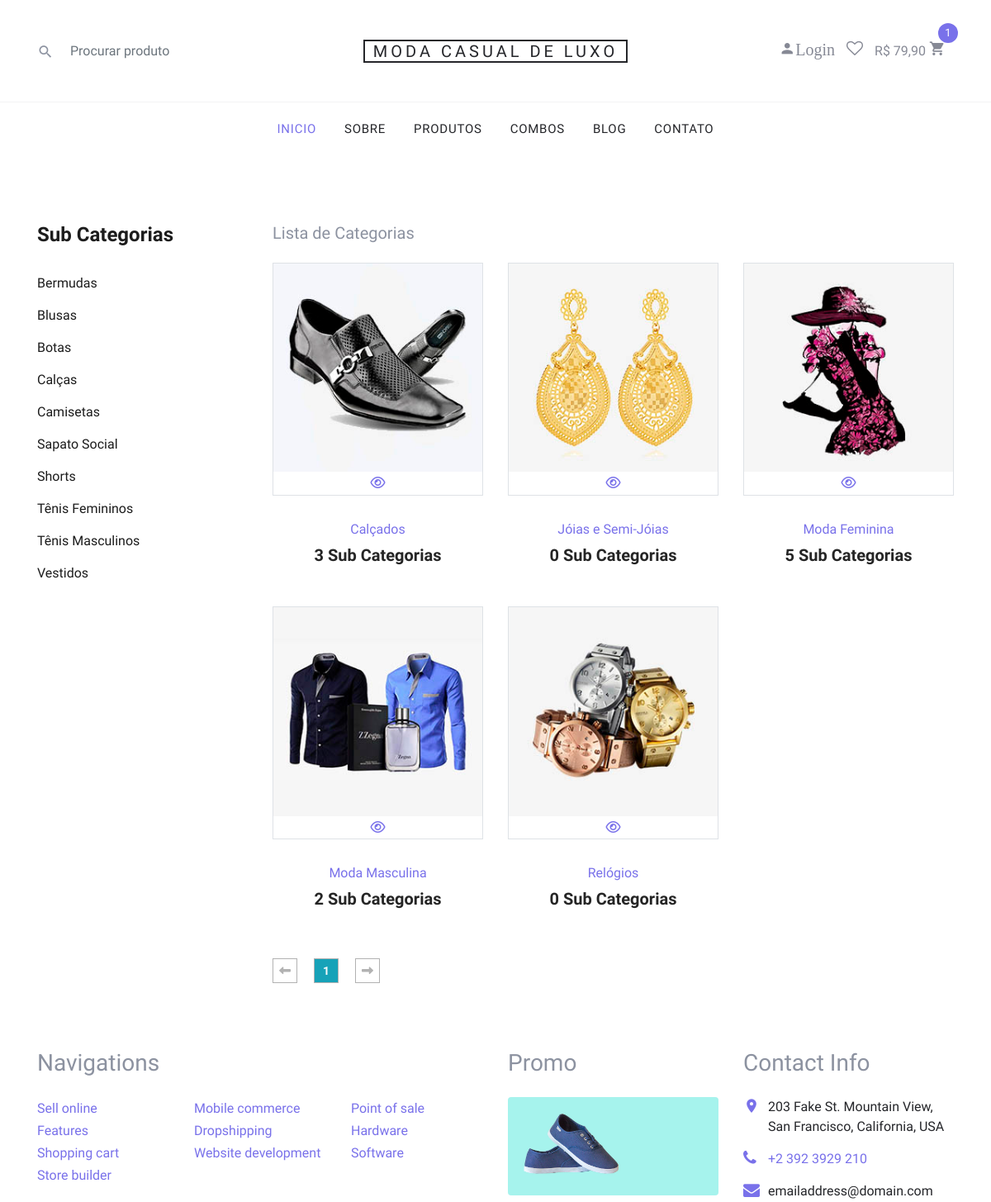
Page /lojaVirtualPHP/categorias.php (upper part) on the earlier database version.
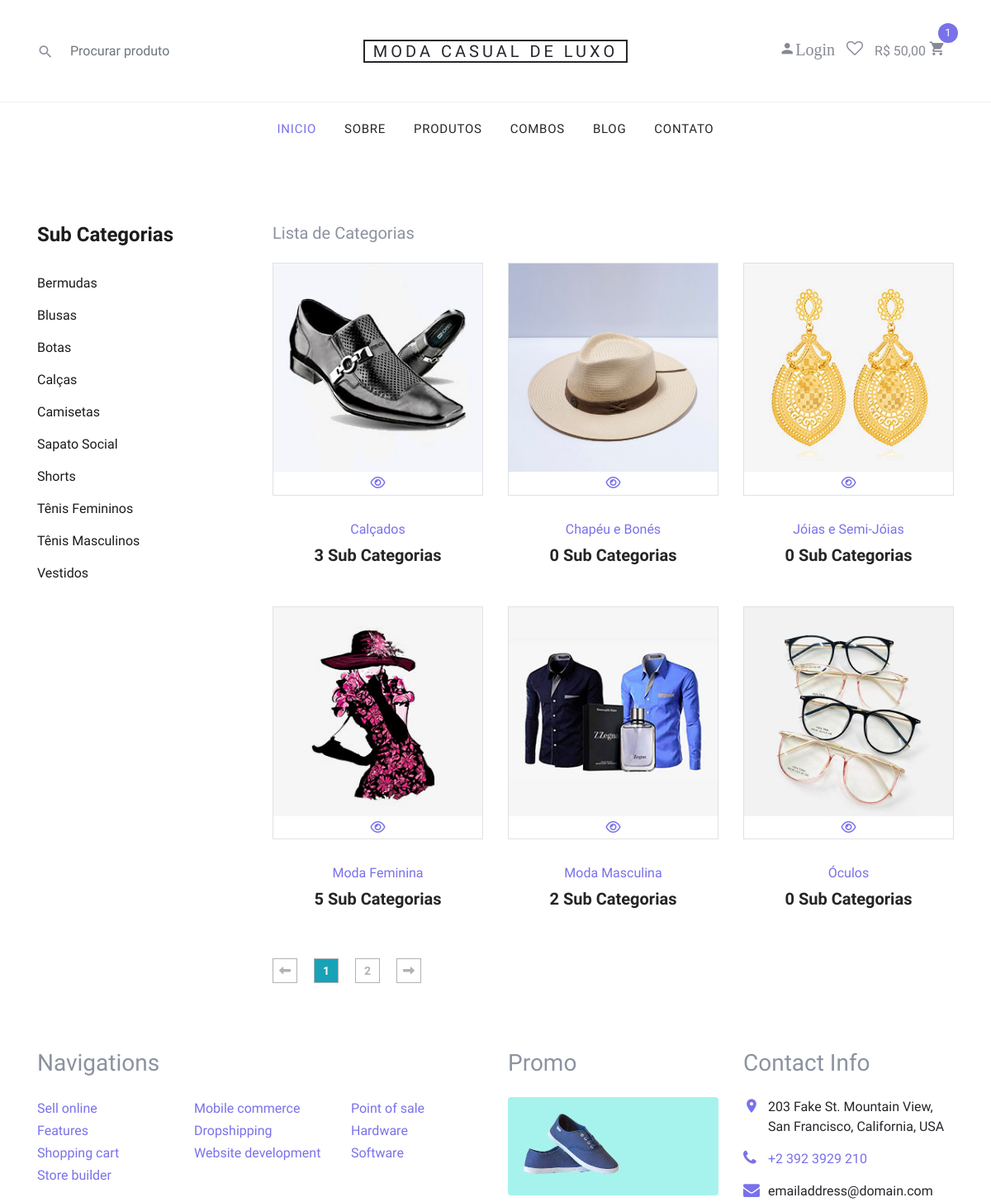
Same page on the later database version.
### tables this page shows
CREATE TABLE `produtos` (
  `id` int(11) NOT NULL AUTO_INCREMENT,
  `categoria` int(11) NOT NULL,
  `sub_categoria` int(11) NOT NULL,
  `nome` varchar(100) NOT NULL,
  `nome_url` varchar(100) NOT NULL,
  `descricao` varchar(1000) NOT NULL,
  `descricao_longa` text NOT NULL,
  `valor` decimal(10,2) NOT NULL,
  `imagem` varchar(100) NOT NULL,
  `estoque` int(11) NOT NULL,
  `tipo_envio` int(11) NOT NULL,
  `palavras` varchar(250) NOT NULL,
  `ativo` varchar(5) NOT NULL,
  `peso` double(8,2) DEFAULT NULL,
  `largura` int(11) DEFAULT NULL,
  `altura` int(11) DEFAULT NULL,
  `comprimento` int(11) DEFAULT NULL,
  `modelo` varchar(100) DEFAULT NULL,
  `valor_frete` decimal(8,2) DEFAULT NULL,
  `promocao` varchar(5) NOT NULL,
  `vendas` int(11) DEFAULT NULL,
  PRIMARY KEY (`id`)
);

CREATE TABLE `carrinho` (
  `id` int(11) NOT NULL,
  `id_usuario` int(11) NOT NULL,
  `id_produto` int(11) NOT NULL,
  `quantidade` int(11) NOT NULL,
  `id_venda` int(11) NOT NULL,
  `data` date NOT NULL,
  `combo` varchar(5) NOT NULL
);

CREATE TABLE `sub_categorias` (
  `id` int(11) NOT NULL AUTO_INCREMENT,
  `nome` varchar(50) NOT NULL,
  `nome_url` varchar(50) NOT NULL,
  `imagem` varchar(100) NOT NULL,
  `id_categoria` int(11) NOT NULL,
  PRIMARY KEY (`id`)
);

CREATE TABLE `categorias` (
  `id` int(11) NOT NULL AUTO_INCREMENT,
  `nome` varchar(50) NOT NULL,
  `nome_url` varchar(50) NOT NULL,
  `imagem` varchar(100) NOT NULL,
  PRIMARY KEY (`id`)
);

### lojaVirtualPHP/config.php (called while the page is built, shortened)
<?php
$Gnome_loja = 'Moda casual de luxo';
$itens_por_pagina = 6;
?>

### lojaVirtualPHP/categorias.php (the view, shortened to what this page needs)
<?php
require_once("cabecalho.php");
?>
<?php
if(@$_GET['pagina'] != null){
    $pag = $_GET['pagina'];
}else{
    $pag = 0;
}
$limite = $pag * @$itens_por_pagina;
$pagina = $pag;
$nome_pag = 'categorias.php';
 ?>
<section class="product spad">
    <div class="container">
        <div class="row">
            <div class="col-lg-3 col-md-5">
                <div class="sidebar">
                    <div class="sidebar__item">
                        <h4>Sub Categorias</h4>
                        <ul>
                            <?php
                            $query = $pdo->query("SELECT * FROM sub_categorias order by nome asc ");
                            $res = $query->fetchAll(PDO::FETCH_ASSOC);
                            for ($i=0; $i < count($res); $i++) {
                              $nome = $res[$i]['nome'];
                              $nome_url = $res[$i]['nome_url'];
                              ?>
                              <li><a href="produtos-<?php echo $nome_url ?>"><?php echo $nome ?></a></li>
                          <?php } ?>
                      </ul>
                  </div>
              </div>
          </div>
          <div class="col-lg-9 col-md-7">
<h5>Lista de Categorias</h5>
            <div class="row mt-4">
               <?php
               $query = $pdo->query("SELECT * FROM categorias order by nome asc LIMIT $limite, $itens_por_pagina");
               $res = $query->fetchAll(PDO::FETCH_ASSOC);
               for ($i=0; $i < count($res); $i++) {
                  $nome = $res[$i]['nome'];
                  $imagem = $res[$i]['imagem'];
                  $nome_url = $res[$i]['nome_url'];
                  $id = $res[$i]['id'];
                  $query2 = $pdo->query("SELECT * FROM sub_categorias where id_categoria = '$id' ");
                  $res2 = $query2->fetchAll(PDO::FETCH_ASSOC);
                  $total_itens = @count($res2);
                  $query3 = $pdo->query("SELECT * FROM categorias ");
                  $res3 = $query3->fetchAll(PDO::FETCH_ASSOC);
                  $num_total = @count($res3);
                  $num_paginas = ceil($num_total/$itens_por_pagina);
                  ?>
                  <div class="col-lg-4 col-md-6 col-sm-6">
                    <div class="product__item">
                        <div>
<a href="sub-categoria-de-<?php echo $nome_url ?>"><figure class="block-4-image text-center border">
                    <img src="img/categorias/<?php echo $imagem ?>" alt="Image placeholder" class="img-fluid">
                    <i class="fa fa-eye"></i>
                  </figure></a>
                        </div>
                        <div class="product__item__text">
                            <a href="sub-categoria-de-<?php echo $nome_url ?>"><h6><?php echo $nome ?></h6>
                                <h5><?php echo $total_itens ?> Sub Categorias</h5></a>
                            </div>
                        </div>
                    </div>
                <?php } ?>
            </div>
            <div class="product__pagination">
                <a href="<?php echo $nome_pag ?>?pagina=0"><i class="fa fa-long-arrow-left"></i></a>
                <?php
                    for($i = 0; $i < @$num_paginas; $i++){
                        $estilo = '';
                        if($pagina == $i){
                            $estilo = 'bg-info text-light';
                        }
                        if($pagina >= ($i - 2) && $pagina <= ($i + 2)){ ?>
                         <a href="<?php echo $nome_pag ?>?pagina=<?php echo $i ?>" class="<?php echo $estilo ?>"><?php echo $i + 1 ?></a>
                       <?php }
                    }
                 ?>
                <a href="<?php echo $nome_pag ?>?pagina=<?php echo $num_paginas - 1 ?>"><i class="fa fa-long-arrow-right"></i></a>
            </div>
        </div>
    </div>
</div>
</section>
<?php
require_once("rodape.php");
?>

### lojaVirtualPHP/cabecalho.php (shortened to what this page needs)
<?php require_once("config.php");
require_once("conexao.php");
$id_usuario = @$_SESSION['id_usuario'];
$res = $pdo->query("SELECT * from carrinho where id_usuario = '$id_usuario' and id_venda = 0 order by id asc");
$dados = $res->fetchAll(PDO::FETCH_ASSOC);
$linhas = count($dados);
for ($i=0; $i < count($dados); $i++) {
$combo = $dados[$i]['combo'];
$id_produto = $dados[$i]['id_produto'];
 $quantidade = $dados[$i]['quantidade'];
 if($combo == 'Sim'){
   $res_p = $pdo->query("SELECT * from combos where id = '$id_produto' ");
 }else{
  $res_p = $pdo->query("SELECT * from produtos where id = '$id_produto' ");
 }
 $dados_p = $res_p->fetchAll(PDO::FETCH_ASSOC);
 if($combo == 'Sim'){
  $promocao = "";
  $pasta = "combos";
 }else{
  $promocao = @$dados_p[0]['promocao'];
 }
 if($promocao == 'Sim'){
  $queryp = $pdo->query("SELECT * FROM promocoes where id_produto = '$id_produto' ");
  $resp = $queryp->fetchAll(PDO::FETCH_ASSOC);
  $valor = $resp[0]['valor'];
}else{
  $valor = @$dados_p[0]['valor'];
}
$total_item = $valor * $quantidade;
@$total = @$total + $total_item;
}
@$total_c = number_format(@$total, 2, ',', '.');
?>
<!DOCTYPE html>
<html lang="en">
  <head>
    <link href="https://cdn.jsdelivr.net/npm/bootstrap@5.1.3/dist/css/bootstrap.min.css" rel="stylesheet">
     <link rel="stylesheet" href="cssH/style.css" type="text/css">
    <link rel="stylesheet" href="fonts/icomoon/style.css">
    <link rel="stylesheet" href="css/bootstrap.min.css">
    <link rel="stylesheet" href="css/magnific-popup.css">
    <link rel="stylesheet" href="css/jquery-ui.css">
    <link rel="stylesheet" href="css/owl.carousel.min.css">
    <link rel="stylesheet" href="css/owl.theme.default.min.css">
    <link rel="stylesheet" href="css/aos.css">
    <link rel="stylesheet" href="css/style.css">
    <link rel="stylesheet" href="css/meustyle.css">
  </head>
  <body>
  <div class="site-wrap">
    <header class="site-navbar" role="banner">
      <div class="site-navbar-top">
        <div class="container">
          <div class="row align-items-center">
            <div class="col-6 col-md-4 order-2 order-md-1 site-search-icon text-left">
              <form action="lista-produtos.php" class="site-block-top-search">
                <span class="icon icon-search2"></span>
                <input type="text" name="txtBuscar" class="form-control border-0" placeholder="Procurar produto">
              </form>
            </div>
            <div class="col-12 mb-3 mb-md-0 col-md-4 order-1 order-md-2 text-center">
              <div class="site-logo">
                <a href="index.php" class="js-logo-clone"><?php echo $Gnome_loja ?></a>
              </div>
            </div>
            <div class="col-6 col-md-4 order-3 order-md-3 text-right">
              <div class="site-top-icons">
                <ul>
                <?php
                     if(@$_SESSION['id_usuario'] == null || @$_SESSION['nivel_usuario'] != 'Cliente'){
                 ?>
                <li><a href="sistema/index.php"><span class="icon icon-person">Login</span> </a></li>
            <?php }else{ ?>
                <a href="sistema/painel-cliente"><span class="icon icon-person"></span> Painel</a>
            <?php } ?>
                  <li><a href="#"><span class="icon icon-heart-o"></span></a></li>
                  <li>
                    <a href="carrinho.php" class="site-cart">
                      <span class=""> R$ <?php echo $total_c . " " ?></span>
                      <span class="icon icon-shopping_cart"></span>
                      <span class="count"> <?php echo $linhas ?> </span>
                    </a>
                  </li>
                </ul>
              </div>
            </div>
          </div>
        </div>
      </div>
      <nav class="site-navigation text-right text-md-center" role="navigation">
        <div class="container">
          <ul class="site-menu js-clone-nav d-none d-md-block">
            <li class=" active">
              <a href="index.php">Inicio</a>
            </li>
            <li class="">
              <a href="about.php">Sobre</a>
            </li>
            <li><a href="categorias.php">Produtos</a></li>
            <li><a href="combos.php">Combos</a></li>
            <li><a href="blog.php">Blog</a></li>
            <li><a href="contact.php">Contato</a></li>
          </ul>
        </div>
      </nav>
    </header>

### lojaVirtualPHP/rodape.php (shortened to what this page needs)
<footer class="">
      <div class="container">
        <div class="row">
          <div class="col-lg-6 mb-5 mb-lg-0">
            <div class="row">
              <div class="col-md-12">
                <h3 class=" mb-4">Navigations</h3>
              </div>
              <div class="col-md-6 col-lg-4">
                <ul class="list-unstyled">
                  <li><a href="#">Sell online</a></li>
                  <li><a href="#">Features</a></li>
                  <li><a href="#">Shopping cart</a></li>
                  <li><a href="#">Store builder</a></li>
                </ul>
              </div>
              <div class="col-md-6 col-lg-4">
                <ul class="list-unstyled">
                  <li><a href="#">Mobile commerce</a></li>
                  <li><a href="#">Dropshipping</a></li>
                  <li><a href="#">Website development</a></li>
                </ul>
              </div>
              <div class="col-md-6 col-lg-4">
                <ul class="list-unstyled">
                  <li><a href="#">Point of sale</a></li>
                  <li><a href="#">Hardware</a></li>
                  <li><a href="#">Software</a></li>
                </ul>
              </div>
            </div>
          </div>
          <div class="col-md-6 col-lg-3 mb-4 mb-lg-0">
            <h3 class=" mb-4">Promo</h3>
            <a href="#" class="block-6">
              <img src="images/hero_1.jpg" alt="Image placeholder" class="img-fluid rounded mb-4">
            </a>
          </div>
          <div class="col-md-6 col-lg-3">
            <div class="block-5 mb-5">
              <h3 class=" mb-4">Contact Info</h3>
              <ul class="list-unstyled">
                <li class="address">203 Fake St. Mountain View, San Francisco, California, USA</li>
                <li class="phone"><a href="tel://23923929210">+2 392 3929 210</a></li>
                <li class="email">emailaddress@domain.com</li>
              </ul>
            </div>
          </div>
        </div>
      </div>
    </footer>
  </div>
  </body>
</html>

### lojaVirtualPHP/cssH/style.css (style rules this page uses)
html, body { height: 100%; font-family: "Cairo", sans-serif; -webkit-font-smoothing: antialiased; font-smoothing: antialiased; }
h1, h2, h3, h4, h5, h6 { margin: 0; color: #111111; font-weight: 400; font-family: "Cairo", sans-serif; }
h3 { font-size: 30px; }
h4 { font-size: 24px; }
h5 { font-size: 18px; }
h6 { font-size: 16px; }
img { max-width: 100%; }
ul, ol { padding: 0; margin: 0; }
.spad { padding-top: 100px; padding-bottom: 100px; }
.sidebar__item { margin-bottom: 35px; }
.sidebar__item h4 { color: #1c1c1c; font-weight: 700; margin-bottom: 25px; }
.sidebar__item ul li { list-style: none; }
.sidebar__item ul li a { font-size: 16px; color: #1c1c1c; line-height: 39px; display: block; }
.product { padding-top: 80px; padding-bottom: 80px; }
.product__item { margin-bottom: 50px; }
.product__item__text { text-align: center; padding-top: 15px; }
.product__item__text h6 { margin-bottom: 10px; }
.product__item__text h5 { color: #252525; font-weight: 700; }
.product__pagination, .blog__pagination { padding-top: 10px; }
.product__pagination a, .blog__pagination a { display: inline-block; width: 30px; height: 30px; border: 1px solid #b2b2b2; font-size: 14px; color: #b2b2b2; font-weight: 700; line-height: 28px; text-align: center; margin-right: 16px; -webkit-transition: all, 0.3s; -moz-transition: all, 0.3s; -ms-transition: all, 0.3s; -o-transition: all, 0.3s; transition: all, 0.3s; }
.product__pagination a:last-child, .blog__pagination a:last-child { margin-right: 0; }
@media only screen and (min-width: 1200px) { .container { max-width: 1170px; } }

Differences in the rows shown:
no longer on this page (row unchanged): categorias: imagem (picture), nome "Relógios", total_itens "0"
changed produtos: valor.quantidade "79,90" → "50,00"
added categorias: imagem (picture), nome "Chapéu e Bonés", total_itens "0"
added categorias: imagem (picture), nome "Óculos", total_itens "0"
Other differences:
new list line: "2"
